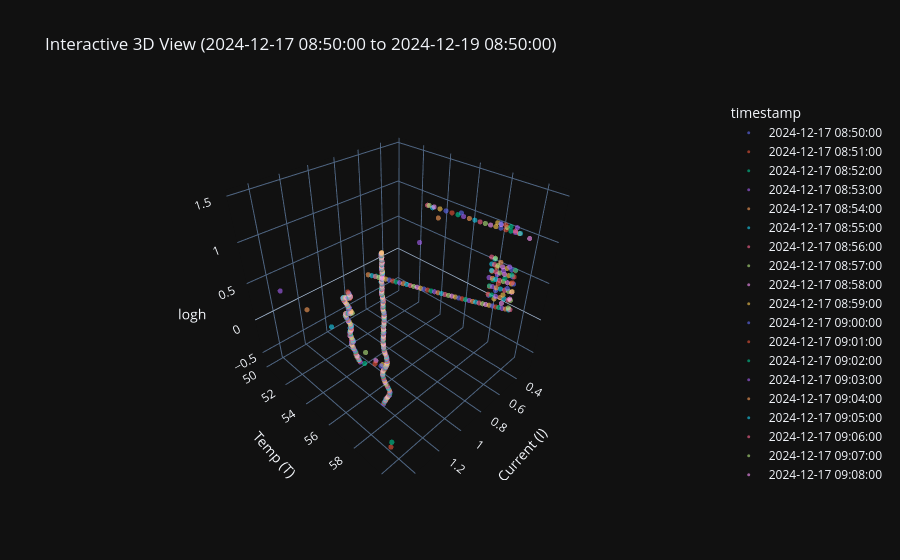

Write notebook code for a chart like this one.
### Code cell
target_date = "2024-12-17"
print(f"Starting investigation for: {target_date}...")
investigator.run_full_diagnosis(target_date)
